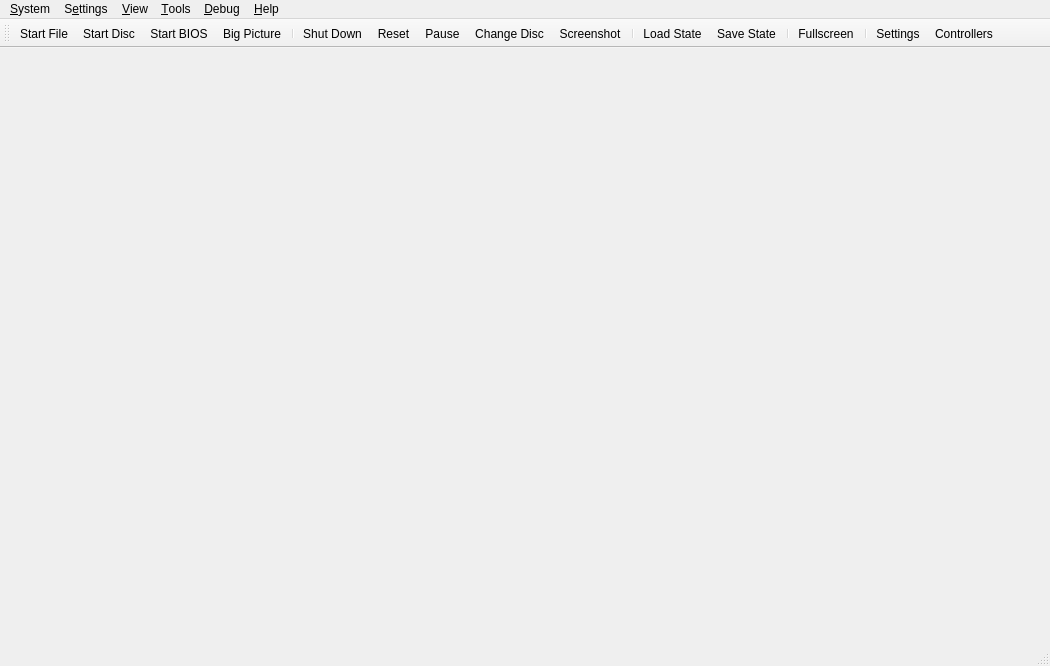
<?xml version="1.0" encoding="UTF-8"?>
<ui version="4.0">
 <class>MainWindow</class>
 <widget class="QMainWindow" name="MainWindow">
  <property name="geometry">
   <rect>
    <x>0</x>
    <y>0</y>
    <width>1050</width>
    <height>666</height>
   </rect>
  </property>
  <property name="acceptDrops">
   <bool>true</bool>
  </property>
  <property name="windowTitle">
   <string>PCSX2</string>
  </property>
  <property name="windowIcon">
   <iconset>
    <normalon>:/icons/AppIcon64.png</normalon>
   </iconset>
  </property>
  <widget class="QStackedWidget" name="mainContainer"/>
  <widget class="QMenuBar" name="menuBar">
   <property name="geometry">
    <rect>
     <x>0</x>
     <y>0</y>
     <width>1050</width>
     <height>22</height>
    </rect>
   </property>
   <widget class="QMenu" name="menuSystem">
    <property name="title">
     <string>&amp;System</string>
    </property>
    <widget class="QMenu" name="menuChangeDisc">
     <property name="title">
      <string>Change Disc</string>
     </property>
     <property name="icon">
      <iconset theme="disc-eject-line">
       <normaloff>.</normaloff>.</iconset>
     </property>
     <actiongroup name="actionGroupChangeDiscSubImages"/>
     <addaction name="actionChangeDiscFromFile"/>
     <addaction name="actionChangeDiscFromDevice"/>
     <addaction name="actionChangeDiscFromGameList"/>
     <addaction name="actionRemoveDisc"/>
     <addaction name="separator"/>
    </widget>
    <widget class="QMenu" name="menuLoadState">
     <property name="title">
      <string>Load State</string>
     </property>
     <property name="icon">
      <iconset theme="floppy-out-line">
       <normaloff>.</normaloff>.</iconset>
     </property>
    </widget>
    <widget class="QMenu" name="menuSaveState">
     <property name="title">
      <string>Save State</string>
     </property>
     <property name="icon">
      <iconset theme="floppy-in-line">
       <normaloff>.</normaloff>.</iconset>
     </property>
    </widget>
    <addaction name="actionStartFile"/>
    <addaction name="actionStartDisc"/>
    <addaction name="actionStartBios"/>
    <addaction name="actionStartFullscreenUI"/>
    <addaction name="separator"/>
    <addaction name="actionPowerOff"/>
    <addaction name="actionPowerOffWithoutSaving"/>
    <addaction name="actionReset"/>
    <addaction name="actionPause"/>
    <addaction name="menuChangeDisc"/>
    <addaction name="separator"/>
    <addaction name="actionScreenshot"/>
    <addaction name="separator"/>
    <addaction name="menuLoadState"/>
    <addaction name="menuSaveState"/>
    <addaction name="separator"/>
    <addaction name="actionSettings"/> <!-- Please consult with macOS users before removing -->
    <addaction name="actionExit"/>
   </widget>
   <widget class="QMenu" name="menuSettings">
    <property name="title">
     <string>S&amp;ettings</string>
    </property>
    <addaction name="actionViewGameProperties"/>
    <addaction name="separator"/>
    <addaction name="actionInterfaceSettings"/>
    <addaction name="actionGameListSettings"/>
    <addaction name="actionBIOSSettings"/>
    <addaction name="actionEmulationSettings"/>
    <addaction name="actionGraphicsSettings"/>
    <addaction name="actionAudioSettings"/>
    <addaction name="actionMemoryCardSettings"/>
    <addaction name="actionDEV9Settings"/>
    <addaction name="actionFolderSettings"/>
    <addaction name="actionControllerSettings"/>
    <addaction name="actionHotkeySettings"/>
    <addaction name="actionAchievementSettings"/>
    <addaction name="separator"/>
    <addaction name="actionAddGameDirectory"/>
    <addaction name="actionScanForNewGames"/>
    <addaction name="actionRescanAllGames"/>
   </widget>
   <widget class="QMenu" name="menuHelp">
    <property name="title">
     <string>&amp;Help</string>
    </property>
    <addaction name="actionGitHubRepository"/>
    <addaction name="actionSupportForums"/>
    <addaction name="actionDiscordServer"/>
    <addaction name="separator"/>
    <addaction name="actionCheckForUpdates"/>
    <addaction name="separator"/>
    <addaction name="actionAboutQt"/>
    <addaction name="actionAbout"/>
   </widget>
   <widget class="QMenu" name="menuDebug">
    <property name="title">
     <string>&amp;Debug</string>
    </property>
    <widget class="QMenu" name="menuDebugSwitchRenderer">
     <property name="title">
      <string>Switch Renderer</string>
     </property>
     <property name="icon">
      <iconset theme="brush-line">
       <normaloff>.</normaloff>.</iconset>
     </property>
    </widget>
    <addaction name="menuDebugSwitchRenderer"/>
    <addaction name="separator"/>
    <addaction name="actionDebugger"/>
    <addaction name="separator"/>
    <addaction name="actionEnableLogTimestamps"/>
    <addaction name="separator"/>
    <addaction name="actionEnableEEConsoleLogging"/>
    <addaction name="actionEnableIOPConsoleLogging"/>
    <addaction name="actionEnableCDVDVerboseReads"/>
    <addaction name="separator"/>
    <addaction name="actionLoadPythonScript"/>
   </widget>
   <widget class="QMenu" name="menu_View">
    <property name="title">
     <string>&amp;View</string>
    </property>
    <widget class="QMenu" name="menuWindowSize">
     <property name="title">
      <string>&amp;Window Size</string>
     </property>
     <property name="icon">
      <iconset theme="window-2-line">
       <normaloff>.</normaloff>.</iconset>
     </property>
    </widget>
    <addaction name="actionViewToolbar"/>
    <addaction name="actionViewLockToolbar"/>
    <addaction name="actionViewStatusBar"/>
    <addaction name="actionViewStatusBarVerbose"/>
    <addaction name="separator"/>
    <addaction name="actionViewGameList"/>
    <addaction name="actionViewGameGrid"/>
    <addaction name="actionViewSystemDisplay"/>
    <addaction name="separator"/>
    <addaction name="actionFullscreen"/>
    <addaction name="menuWindowSize"/>
    <addaction name="separator"/>
    <addaction name="actionGridViewShowTitles"/>
    <addaction name="actionGridViewZoomIn"/>
    <addaction name="actionGridViewZoomOut"/>
    <addaction name="actionGridViewRefreshCovers"/>
   </widget>
   <widget class="QMenu" name="menu_Tools">
    <property name="title">
     <string>&amp;Tools</string>
    </property>
    <widget class="QMenu" name="menuInput_Recording">
     <property name="title">
      <string>Input Recording</string>
     </property>
     <property name="icon">
      <iconset theme="keyboard-line">
      <normaloff>.</normaloff>.</iconset>
     </property>
     <addaction name="actionInputRecNew"/>
     <addaction name="actionInputRecPlay"/>
     <addaction name="actionInputRecStop"/>
     <addaction name="separator"/>
     <addaction name="actionInputRecOpenViewer"/>
     <addaction name="actionInputRecOpenSettings"/>
     <addaction name="separator"/>
     <addaction name="actionInputRecConsoleLogs"/>
     <addaction name="actionInputRecControllerLogs"/>
    </widget>
    <addaction name="actionOpenDataDirectory"/>
    <addaction name="actionCoverDownloader"/>
    <addaction name="separator"/>
    <addaction name="actionToggleSoftwareRendering"/>
    <addaction name="actionReloadPatches"/>
    <addaction name="menuInput_Recording"/>
    <addaction name="actionToolsVideoCapture"/>
    <addaction name="separator"/>
    <addaction name="actionEnableSystemConsole"/>
    <addaction name="actionEnableFileLogging"/>
    <addaction name="actionEnableVerboseLogging"/>
    <addaction name="separator"/>
    <addaction name="actionShowAdvancedSettings"/>
    <addaction name="actionSaveBlockDump"/>
    <addaction name="actionSaveGSDump"/>
   </widget>
   <addaction name="menuSystem"/>
   <addaction name="menuSettings"/>
   <addaction name="menu_View"/>
   <addaction name="menu_Tools"/>
   <addaction name="menuDebug"/>
   <addaction name="menuHelp"/>
  </widget>
  <widget class="QToolBar" name="toolBar">
   <property name="visible">
    <bool>true</bool>
   </property>
   <property name="windowTitle">
    <string>Toolbar</string>
   </property>
   <property name="iconSize">
    <size>
     <width>32</width>
     <height>32</height>
    </size>
   </property>
   <property name="toolButtonStyle">
    <enum>Qt::ToolButtonTextUnderIcon</enum>
   </property>
   <attribute name="toolBarArea">
    <enum>TopToolBarArea</enum>
   </attribute>
   <attribute name="toolBarBreak">
    <bool>false</bool>
   </attribute>
   <addaction name="actionToolbarStartFile"/>
   <addaction name="actionToolbarStartDisc"/>
   <addaction name="actionToolbarStartBios"/>
   <addaction name="actionToolbarStartFullscreenUI"/>
   <addaction name="separator"/>
   <addaction name="actionToolbarPowerOff"/>
   <addaction name="actionToolbarReset"/>
   <addaction name="actionToolbarPause"/>
   <addaction name="actionToolbarChangeDisc"/>
   <addaction name="actionToolbarScreenshot"/>
   <addaction name="separator"/>
   <addaction name="actionToolbarLoadState"/>
   <addaction name="actionToolbarSaveState"/>
   <addaction name="separator"/>
   <addaction name="actionToolbarFullscreen"/>
   <addaction name="separator"/>
   <addaction name="actionToolbarSettings"/>
   <addaction name="actionToolbarControllerSettings"/>
  </widget>
  <widget class="QStatusBar" name="statusBar"/>
  <action name="actionStartFile">
   <property name="icon">
    <iconset theme="file-line">
     <normaloff>.</normaloff>.</iconset>
   </property>
   <property name="text">
    <string>Start &amp;File...</string>
   </property>
  </action>
  <action name="actionToolbarStartFile">
   <property name="icon">
    <iconset theme="file-line">
     <normaloff>.</normaloff>.</iconset>
   </property>
   <property name="text">
    <string comment="In Toolbar">Start File</string>
   </property>
  </action>
  <action name="actionStartDisc">
   <property name="icon">
    <iconset theme="disc-2-line">
     <normaloff>.</normaloff>.</iconset>
   </property>
   <property name="text">
    <string>Start &amp;Disc...</string>
   </property>
  </action>
  <action name="actionToolbarStartDisc">
   <property name="icon">
    <iconset theme="disc-2-line">
     <normaloff>.</normaloff>.</iconset>
   </property>
   <property name="text">
    <string comment="In Toolbar">Start Disc</string>
   </property>
  </action>
  <action name="actionStartBios">
   <property name="icon">
    <iconset theme="chip-line">
     <normaloff>.</normaloff>.</iconset>
   </property>
   <property name="text">
    <string>Start &amp;BIOS</string>
   </property>
  </action>
  <action name="actionToolbarStartBios">
   <property name="icon">
    <iconset theme="chip-line">
     <normaloff>.</normaloff>.</iconset>
   </property>
   <property name="text">
    <string comment="In Toolbar">Start BIOS</string>
   </property>
  </action>
  <action name="actionScanForNewGames">
   <property name="icon">
    <iconset theme="file-search-line">
     <normaloff>.</normaloff>.</iconset>
   </property>
   <property name="text">
    <string>&amp;Scan For New Games</string>
   </property>
  </action>
  <action name="actionRescanAllGames">
   <property name="icon">
    <iconset theme="refresh-line">
     <normaloff>.</normaloff>.</iconset>
   </property>
   <property name="text">
    <string>&amp;Rescan All Games</string>
   </property>
  </action>
  <action name="actionPowerOff">
   <property name="icon">
    <iconset theme="shut-down-line">
     <normaloff>.</normaloff>.</iconset>
   </property>
   <property name="text">
    <string>Shut &amp;Down</string>
   </property>
  </action>
  <action name="actionToolbarPowerOff">
   <property name="icon">
    <iconset theme="shut-down-line">
     <normaloff>.</normaloff>.</iconset>
   </property>
   <property name="text">
    <string comment="In Toolbar">Shut Down</string>
   </property>
  </action>
  <action name="actionPowerOffWithoutSaving">
   <property name="icon">
    <iconset theme="close-line">
     <normaloff>.</normaloff>.</iconset>
   </property>
   <property name="text">
    <string>Shut Down &amp;Without Saving</string>
   </property>
  </action>
  <action name="actionReset">
   <property name="icon">
    <iconset theme="restart-line">
     <normaloff>.</normaloff>.</iconset>
   </property>
   <property name="text">
    <string>&amp;Reset</string>
   </property>
  </action>
  <action name="actionToolbarReset">
   <property name="icon">
    <iconset theme="restart-line">
     <normaloff>.</normaloff>.</iconset>
   </property>
   <property name="text">
    <string comment="In Toolbar">Reset</string>
   </property>
  </action>
  <action name="actionPause">
   <property name="checkable">
    <bool>true</bool>
   </property>
   <property name="icon">
    <iconset theme="pause-line">
     <normaloff>.</normaloff>.</iconset>
   </property>
   <property name="text">
    <string>&amp;Pause</string>
   </property>
  </action>
  <action name="actionToolbarPause">
   <property name="checkable">
    <bool>true</bool>
   </property>
   <property name="icon">
    <iconset theme="pause-line">
     <normaloff>.</normaloff>.</iconset>
   </property>
   <property name="text">
    <string comment="In Toolbar">Pause</string>
   </property>
  </action>
  <action name="actionToolbarLoadState">
   <property name="icon">
    <iconset theme="floppy-out-line">
     <normaloff>.</normaloff>.</iconset>
   </property>
   <property name="text">
    <string comment="In Toolbar">Load State</string>
   </property>
  </action>
  <action name="actionToolbarSaveState">
   <property name="icon">
    <iconset theme="floppy-in-line">
     <normaloff>.</normaloff>.</iconset>
   </property>
   <property name="text">
    <string comment="In Toolbar">Save State</string>
   </property>
  </action>
  <action name="actionExit">
   <property name="icon">
    <iconset theme="door-open-line">
     <normaloff>.</normaloff>.</iconset>
   </property>
   <property name="text">
    <string>E&amp;xit</string>
   </property>
  </action>
  <action name="actionBIOSSettings">
   <property name="icon">
    <iconset theme="chip-line">
     <normaloff>.</normaloff>.</iconset>
   </property>
   <property name="text">
    <string>&amp;BIOS</string>
   </property>
  </action>
  <action name="actionEmulationSettings">
   <property name="icon">
    <iconset theme="emulation-line">
     <normaloff>.</normaloff>.</iconset>
   </property>
   <property name="text">
    <string>Emulation</string>
   </property>
  </action>
  <action name="actionControllerSettings">
   <property name="icon">
    <iconset theme="controller-line">
     <normaloff>.</normaloff>.</iconset>
   </property>
   <property name="text">
    <string>&amp;Controllers</string>
   </property>
  </action>
  <action name="actionToolbarControllerSettings">
   <property name="icon">
    <iconset theme="controller-line">
     <normaloff>.</normaloff>.</iconset>
   </property>
   <property name="text">
    <string comment="In Toolbar">Controllers</string>
   </property>
  </action>
  <action name="actionHotkeySettings">
   <property name="icon">
    <iconset theme="keyboard-line">
     <normaloff>.</normaloff>.</iconset>
   </property>
   <property name="text">
    <string>&amp;Hotkeys</string>
   </property>
  </action>
  <action name="actionGraphicsSettings">
   <property name="icon">
    <iconset theme="image-fill">
     <normaloff>.</normaloff>.</iconset>
   </property>
   <property name="text">
    <string>&amp;Graphics</string>
   </property>
  </action>
  <action name="actionAchievementSettings">
   <property name="icon">
    <iconset theme="trophy-line">
     <normaloff>.</normaloff>.</iconset>
   </property>
   <property name="text">
    <string>A&amp;chievements</string>
   </property>
  </action>
  <action name="actionPostProcessingSettings">
   <property name="text">
    <string>&amp;Post-Processing Settings...</string>
   </property>
  </action>
  <action name="actionFullscreen">
   <property name="icon">
    <iconset theme="fullscreen-line">
     <normaloff>.</normaloff>.</iconset>
   </property>
   <property name="text">
    <string>Fullscreen</string>
   </property>
  </action>
  <action name="actionToolbarFullscreen">
   <property name="icon">
    <iconset theme="fullscreen-line">
     <normaloff>.</normaloff>.</iconset>
   </property>
   <property name="text">
    <string comment="In Toolbar">Fullscreen</string>
   </property>
  </action>
  <action name="actionResolution_Scale">
   <property name="text">
    <string>Resolution Scale</string>
   </property>
  </action>
  <action name="actionGitHubRepository">
   <property name="icon">
    <iconset theme="github">
     <normaloff>.</normaloff>.</iconset>
   </property>
   <property name="text">
    <string>&amp;GitHub Repository...</string>
   </property>
  </action>
  <action name="actionSupportForums">
   <property name="icon">
    <iconset theme="at">
     <normaloff>.</normaloff>.</iconset>
   </property>
   <property name="text">
    <string>Support &amp;Forums...</string>
   </property>
  </action>
  <action name="actionDiscordServer">
   <property name="icon">
    <iconset theme="discord">
     <normaloff>.</normaloff>.</iconset>
   </property>
   <property name="text">
    <string>&amp;Discord Server...</string>
   </property>
  </action>
  <action name="actionCheckForUpdates">
   <property name="icon">
    <iconset theme="download-2-line">
     <normaloff>.</normaloff>.</iconset>
   </property>
   <property name="text">
    <string>Check for &amp;Updates...</string>
   </property>
  </action>
  <action name="actionAboutQt">
   <property name="icon">
    <iconset resource="resources/resources.qrc">
     <normaloff>:/icons/QT.png</normaloff>:/icons/QT.png</iconset>
   </property>
   <property name="text">
    <string>About &amp;Qt...</string>
   </property>
  </action>
  <action name="actionAbout">
   <property name="icon">
    <iconset resource="resources/resources.qrc">
     <normaloff>:/icons/AppIcon64.png</normaloff>:/icons/AppIcon64.png</iconset>
   </property>
   <property name="text">
    <string>&amp;About PCSX2...</string>
   </property>
  </action>
  <action name="actionToolbarChangeDisc">
   <property name="icon">
    <iconset theme="disc-eject-line">
     <normaloff>.</normaloff>.</iconset>
   </property>
   <property name="text">
    <string comment="In Toolbar">Change Disc...</string>
   </property>
  </action>
  <action name="actionAudioSettings">
   <property name="icon">
    <iconset theme="volume-up-line">
     <normaloff>.</normaloff>.</iconset>
   </property>
   <property name="text">
    <string>&amp;Audio</string>
   </property>
  </action>
  <action name="actionGameListSettings">
   <property name="icon">
    <iconset theme="folder-open-line">
     <normaloff>.</normaloff>.</iconset>
   </property>
   <property name="text">
    <string>Game List</string>
   </property>
  </action>
  <action name="actionInterfaceSettings">
   <property name="icon">
    <iconset theme="interface-line">
     <normaloff>.</normaloff>.</iconset>
   </property>
   <property name="text">
    <string>Interface</string>
   </property>
  </action>
  <action name="actionAddGameDirectory">
   <property name="icon">
    <iconset theme="folder-add-line">
     <normaloff>.</normaloff>.</iconset>
   </property>
   <property name="text">
    <string>Add Game Directory...</string>
   </property>
  </action>
  <action name="actionSettings">
   <property name="icon">
    <iconset theme="settings-3-line">
     <normaloff>.</normaloff>.</iconset>
   </property>
   <property name="text">
    <string>&amp;Settings</string>
   </property>
   <property name="menuRole">
    <enum>QAction::PreferencesRole</enum>
   </property>
  </action>
  <action name="actionToolbarSettings">
   <property name="icon">
    <iconset theme="settings-3-line">
     <normaloff>.</normaloff>.</iconset>
   </property>
   <property name="text">
    <string comment="In Toolbar">Settings</string>
   </property>
   <property name="menuRole">
    <enum>QAction::PreferencesRole</enum>
   </property>
  </action>
  <action name="actionChangeDiscFromFile">
   <property name="text">
    <string>From File...</string>
   </property>
  </action>
  <action name="actionChangeDiscFromDevice">
   <property name="text">
    <string>From Device...</string>
   </property>
  </action>
  <action name="actionChangeDiscFromGameList">
   <property name="text">
    <string>From Game List...</string>
   </property>
  </action>
  <action name="actionRemoveDisc">
   <property name="text">
    <string>Remove Disc</string>
   </property>
  </action>
  <action name="actionGlobal_State">
   <property name="text">
    <string>Global State</string>
   </property>
  </action>
  <action name="actionScreenshot">
   <property name="icon">
    <iconset theme="screenshot-2-line">
     <normaloff>.</normaloff>.</iconset>
   </property>
   <property name="text">
    <string>&amp;Screenshot</string>
   </property>
  </action>
  <action name="actionToolbarScreenshot">
   <property name="icon">
    <iconset theme="screenshot-2-line">
     <normaloff>.</normaloff>.</iconset>
   </property>
   <property name="text">
    <string comment="In Toolbar">Screenshot</string>
   </property>
  </action>
  <action name="actionMemoryCardSettings">
   <property name="icon">
    <iconset theme="memcard-line">
     <normaloff>.</normaloff>.</iconset>
   </property>
   <property name="text">
    <string>&amp;Memory Cards</string>
   </property>
  </action>
  <action name="actionDEV9Settings">
   <property name="icon">
    <iconset theme="global-line">
     <normaloff>.</normaloff>.</iconset>
   </property>
   <property name="text">
    <string>&amp;Network &amp;&amp; HDD</string>
   </property>
  </action>
  <action name="actionFolderSettings">
   <property name="icon">
    <iconset theme="folder-settings-line">
     <normaloff>.</normaloff>.</iconset>
   </property>
   <property name="text">
    <string>&amp;Folders</string>
   </property>
  </action>
  <action name="actionViewToolbar">
   <property name="checkable">
    <bool>true</bool>
   </property>
   <property name="checked">
    <bool>true</bool>
   </property>
   <property name="text">
    <string>&amp;Toolbar</string>
   </property>
  </action>
  <action name="actionViewLockToolbar">
   <property name="checkable">
    <bool>true</bool>
   </property>
   <property name="checked">
    <bool>false</bool>
   </property>
   <property name="text">
    <string>Lock Toolbar</string>
   </property>
  </action>
  <action name="actionViewStatusBar">
   <property name="checkable">
    <bool>true</bool>
   </property>
   <property name="checked">
    <bool>true</bool>
   </property>
   <property name="text">
    <string>&amp;Status Bar</string>
   </property>
  </action>
  <action name="actionViewStatusBarVerbose">
   <property name="checkable">
    <bool>true</bool>
   </property>
   <property name="checked">
    <bool>true</bool>
   </property>
   <property name="text">
    <string>Verbose Status</string>
   </property>
  </action>
  <action name="actionViewGameList">
   <property name="icon">
    <iconset theme="list-check">
     <normaloff>.</normaloff>.</iconset>
   </property>
   <property name="text">
    <string>Game &amp;List</string>
   </property>
  </action>
  <action name="actionViewSystemDisplay">
   <property name="enabled">
    <bool>false</bool>
   </property>
   <property name="icon">
    <iconset theme="tv-2-line">
     <normaloff>.</normaloff>.</iconset>
   </property>
   <property name="text">
    <string extracomment="This grayed-out at first option will become available while there is a game emulated and the game list is displayed over the actual emulation, to let users display the system emulation once more.">System &amp;Display</string>
   </property>
  </action>
  <action name="actionViewGameProperties">
   <property name="enabled">
    <bool>false</bool>
   </property>
   <property name="icon">
    <iconset theme="file-settings-line">
     <normaloff>.</normaloff>.</iconset>
   </property>
   <property name="text">
    <string>Game &amp;Properties</string>
   </property>
  </action>
  <action name="actionViewGameGrid">
   <property name="icon">
    <iconset theme="function-line">
     <normaloff>.</normaloff>.</iconset>
   </property>
   <property name="text">
    <string>Game &amp;Grid</string>
   </property>
  </action>
  <action name="actionGridViewShowTitles">
   <property name="checkable">
    <bool>true</bool>
   </property>
   <property name="checked">
    <bool>true</bool>
   </property>
   <property name="text">
    <string>Show Titles (Grid View)</string>
   </property>
  </action>
  <action name="actionGridViewZoomIn">
   <property name="icon">
    <iconset theme="zoom-in-line">
     <normaloff>.</normaloff>.</iconset>
   </property>
   <property name="text">
    <string>Zoom &amp;In (Grid View)</string>
   </property>
   <property name="shortcut">
    <string>Ctrl++</string>
   </property>
  </action>
  <action name="actionGridViewZoomOut">
   <property name="icon">
    <iconset theme="zoom-out-line">
     <normaloff>.</normaloff>.</iconset>
   </property>
   <property name="text">
    <string>Zoom &amp;Out (Grid View)</string>
   </property>
   <property name="shortcut">
    <string>Ctrl+-</string>
   </property>
  </action>
  <action name="actionGridViewRefreshCovers">
   <property name="icon">
    <iconset theme="refresh-line">
     <normaloff>.</normaloff>.</iconset>
   </property>
   <property name="text">
    <string>Refresh &amp;Covers (Grid View)</string>
   </property>
  </action>
  <action name="actionOpen_Memory_Card_Directory">
   <property name="icon">
    <iconset theme="memcard-line">
     <normaloff>.</normaloff>.</iconset>
   </property>
   <property name="text">
    <string>Open Memory Card Directory...</string>
   </property>
  </action>
  <action name="actionOpenDataDirectory">
   <property name="icon">
    <iconset theme="folder-open-line">
     <normaloff>.</normaloff>.</iconset>
   </property>
   <property name="text">
    <string>Open Data Directory...</string>
   </property>
  </action>
  <action name="actionToggleSoftwareRendering">
   <property name="text">
    <string>Toggle Software Rendering</string>
   </property>
   <property name="icon">
    <iconset theme="brush-line">
     <normaloff>.</normaloff>.</iconset>
   </property>
  </action>
  <action name="actionDebugger">
   <property name="icon">
    <iconset theme="heart-circle-line">
     <normaloff>.</normaloff>.</iconset>
   </property>
   <property name="text">
    <string>Open Debugger</string>
   </property>
  </action>
  <action name="actionReloadPatches">
   <property name="text">
    <string>Reload Cheats/Patches</string>
   </property>
   <property name="icon">
    <iconset theme="refresh-line">
     <normaloff>.</normaloff>.</iconset>
   </property>
  </action>
  <action name="actionEnableSystemConsole">
   <property name="checkable">
    <bool>true</bool>
   </property>
   <property name="text">
    <string>Enable System Console</string>
   </property>
  </action>
  <action name="actionEnableVerboseLogging">
   <property name="checkable">
    <bool>true</bool>
   </property>
   <property name="text">
    <string>Enable Verbose Logging</string>
   </property>
  </action>
  <action name="actionEnableEEConsoleLogging">
   <property name="checkable">
    <bool>true</bool>
   </property>
   <property name="text">
    <string>Enable EE Console Logging</string>
   </property>
  </action>
  <action name="actionEnableIOPConsoleLogging">
   <property name="checkable">
    <bool>true</bool>
   </property>
   <property name="text">
    <string>Enable IOP Console Logging</string>
   </property>
  </action>
  <action name="actionSaveGSDump">
   <property name="text">
    <string>Save Single Frame GS Dump</string>
   </property>
   <property name="icon">
    <iconset theme="save-3-line">
     <normaloff>.</normaloff>.</iconset>
   </property>
  </action>
  <action name="actionInputRecNew">
   <property name="enabled">
    <bool>false</bool>
   </property>
   <property name="text">
    <string extracomment="This section refers to the Input Recording submenu.">New</string>
   </property>
  </action>
  <action name="actionInputRecPlay">
   <property name="enabled">
    <bool>false</bool>
   </property>
   <property name="text">
    <string extracomment="This section refers to the Input Recording submenu.">Play</string>
   </property>
  </action>
  <action name="actionInputRecStop">
   <property name="enabled">
    <bool>false</bool>
   </property>
   <property name="text">
    <string extracomment="This section refers to the Input Recording submenu.">Stop</string>
   </property>
  </action>
  <action name="actionInputRecOpenSettings">
   <property name="enabled">
    <bool>false</bool>
   </property>
   <property name="text">
    <string extracomment="This section refers to the Input Recording submenu.">Settings</string>
   </property>
  </action>
  <action name="actionRecording_Console_Logs">
   <property name="text">
    <string>Input Recording Logs</string>
   </property>
  </action>
  <action name="actionInputRecControllerLogs">
   <property name="checkable">
    <bool>true</bool>
   </property>
   <property name="text">
    <string>Controller Logs</string>
   </property>
  </action>
  <action name="actionInputRecConsoleLogs">
   <property name="checkable">
    <bool>true</bool>
   </property>
   <property name="text">
    <string>Input Recording Logs</string>
   </property>
  </action>
  <action name="actionEnableFileLogging">
   <property name="checkable">
    <bool>true</bool>
   </property>
   <property name="text">
    <string>Enable &amp;File Logging</string>
   </property>
  </action>
  <action name="actionEnableCDVDVerboseReads">
   <property name="checkable">
    <bool>true</bool>
   </property>
   <property name="text">
    <string>Enable CDVD Read Logging</string>
   </property>
  </action>
  <action name="actionSaveBlockDump">
   <property name="checkable">
    <bool>true</bool>
   </property>
   <property name="text">
    <string>Save CDVD Block Dump</string>
   </property>
  </action>
  <action name="actionEnableLogTimestamps">
   <property name="checkable">
    <bool>true</bool>
   </property>
   <property name="text">
    <string>Enable Log Timestamps</string>
   </property>
  </action>
  <action name="actionStartFullscreenUI">
   <property name="icon">
    <iconset theme="tv-2-line">
     <normaloff>.</normaloff>.</iconset>
   </property>
   <property name="text">
    <string>Start Big Picture Mode</string>
   </property>
  </action>
  <action name="actionToolbarStartFullscreenUI">
   <property name="icon">
    <iconset theme="tv-2-line">
     <normaloff>.</normaloff>.</iconset>
   </property>
   <property name="text">
    <string comment="In Toolbar">Big Picture</string>
   </property>
  </action>
  <action name="actionCoverDownloader">
   <property name="icon">
    <iconset theme="artboard-2-line">
     <normaloff>.</normaloff>.</iconset>
   </property>
   <property name="text">
    <string>Cover Downloader...</string>
   </property>
  </action>
  <action name="actionShowAdvancedSettings">
   <property name="checkable">
    <bool>true</bool>
   </property>
   <property name="text">
    <string>Show Advanced Settings</string>
   </property>
  </action>
  <action name="actionInputRecOpenViewer">
   <property name="text">
    <string>Recording Viewer</string>
   </property>
  </action>
  <action name="actionToolsVideoCapture">
   <property name="checkable">
    <bool>true</bool>
   </property>
   <property name="text">
    <string>Video Capture</string>
   </property>
  </action>
  <action name="actionLoadPythonScript">
    <property name="text">
      <string>Load Python Script...</string>
    </property>
  </action>
 </widget>
 <resources>
  <include location="resources/resources.qrc"/>
 </resources>
 <connections/>
</ui>
